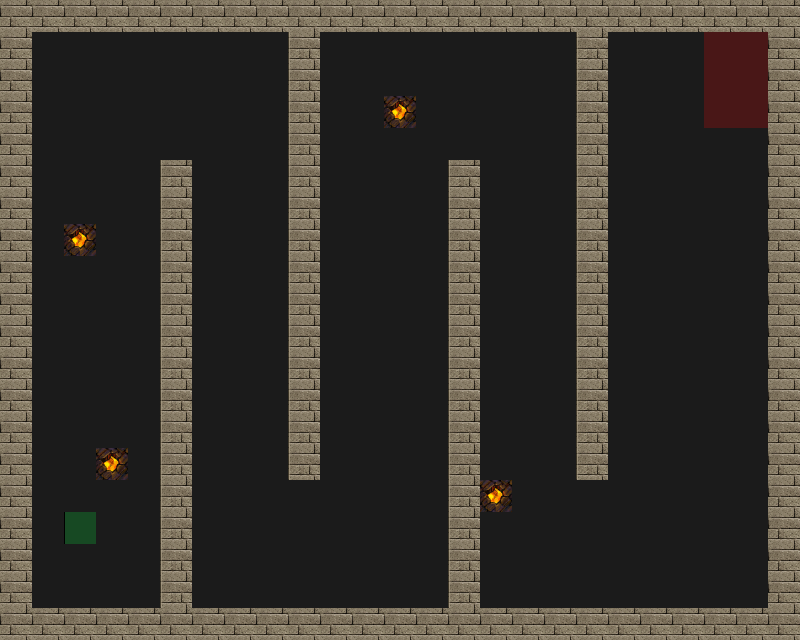

Tiled map render using the project's own tile images. Description and the whole map definition, tile-layer contents included, below:
An orthogonal 25x20 tile map with 32x32 px tiles, 4 tile layers (Road, Trap, Wall, Utility), 4 tilesets.

<map version="1.2" tiledversion="1.2.3" orientation="orthogonal" renderorder="right-down" width="25" height="20" tilewidth="32" tileheight="32" infinite="0" nextlayerid="5" nextobjectid="1">
 <tileset firstgid="1" source="tilesets/meta.tsx" />
 <tileset firstgid="3" source="tilesets/road.tsx" />
 <tileset firstgid="4" source="tilesets/traps.tsx" />
 <tileset firstgid="196" source="tilesets/wallsandroofs.tsx" />
 <layer id="1" name="Road" width="25" height="20">
  <data encoding="csv">
3,3,3,3,3,3,3,3,3,3,3,3,3,3,3,3,3,3,3,3,3,3,3,3,3,
3,3,3,3,3,3,3,3,3,3,3,3,3,3,3,3,3,3,3,3,3,3,3,3,3,
3,3,3,3,3,3,3,3,3,3,3,3,3,3,3,3,3,3,3,3,3,3,3,3,3,
3,3,3,3,3,3,3,3,3,3,3,3,3,3,3,3,3,3,3,3,3,3,3,3,3,
3,3,3,3,3,3,3,3,3,3,3,3,3,3,3,3,3,3,3,3,3,3,3,3,3,
3,3,3,3,3,3,3,3,3,3,3,3,3,3,3,3,3,3,3,3,3,3,3,3,3,
3,3,3,3,3,3,3,3,3,3,3,3,3,3,3,3,3,3,3,3,3,3,3,3,3,
3,3,3,3,3,3,3,3,3,3,3,3,3,3,3,3,3,3,3,3,3,3,3,3,3,
3,3,3,3,3,3,3,3,3,3,3,3,3,3,3,3,3,3,3,3,3,3,3,3,3,
3,3,3,3,3,3,3,3,3,3,3,3,3,3,3,3,3,3,3,3,3,3,3,3,3,
3,3,3,3,3,3,3,3,3,3,3,3,3,3,3,3,3,3,3,3,3,3,3,3,3,
3,3,3,3,3,3,3,3,3,3,3,3,3,3,3,3,3,3,3,3,3,3,3,3,3,
3,3,3,3,3,3,3,3,3,3,3,3,3,3,3,3,3,3,3,3,3,3,3,3,3,
3,3,3,3,3,3,3,3,3,3,3,3,3,3,3,3,3,3,3,3,3,3,3,3,3,
3,3,3,3,3,3,3,3,3,3,3,3,3,3,3,3,3,3,3,3,3,3,3,3,3,
3,3,3,3,3,3,3,3,3,3,3,3,3,3,3,3,3,3,3,3,3,3,3,3,3,
3,3,3,3,3,3,3,3,3,3,3,3,3,3,3,3,3,3,3,3,3,3,3,3,3,
3,3,3,3,3,3,3,3,3,3,3,3,3,3,3,3,3,3,3,3,3,3,3,3,3,
3,3,3,3,3,3,3,3,3,3,3,3,3,3,3,3,3,3,3,3,3,3,3,3,3,
3,3,3,3,3,3,3,3,3,3,3,3,3,3,3,3,3,3,3,3,3,3,3,3,3
</data>
 </layer>
 <layer id="2" name="Trap" width="25" height="20">
  <data encoding="csv">
0,0,0,0,0,0,0,0,0,0,0,0,0,0,0,0,0,0,0,0,0,0,0,0,0,
0,0,0,0,0,0,0,0,0,0,0,0,0,0,0,0,0,0,0,0,0,0,0,0,0,
0,0,0,0,0,0,0,0,0,0,0,0,0,0,0,0,0,0,0,0,0,0,0,0,0,
0,0,0,0,0,0,0,0,0,0,0,0,156,0,0,0,0,0,0,0,0,0,0,0,0,
0,0,0,0,0,0,0,0,0,0,0,0,0,0,0,0,0,0,0,0,0,0,0,0,0,
0,0,0,0,0,0,0,0,0,0,0,0,0,0,0,0,0,0,0,0,0,0,0,0,0,
0,0,0,0,0,0,0,0,0,0,0,0,0,0,0,0,0,0,0,0,0,0,0,0,0,
0,0,156,0,0,0,0,0,0,0,0,0,0,0,0,0,0,0,0,0,0,0,0,0,0,
0,0,0,0,0,0,0,0,0,0,0,0,0,0,0,0,0,0,0,0,0,0,0,0,0,
0,0,0,0,0,0,0,0,0,0,0,0,0,0,0,0,0,0,0,0,0,0,0,0,0,
0,0,0,0,0,0,0,0,0,0,0,0,0,0,0,0,0,0,0,0,0,0,0,0,0,
0,0,0,0,0,0,0,0,0,0,0,0,0,0,0,0,0,0,0,0,0,0,0,0,0,
0,0,0,0,0,0,0,0,0,0,0,0,0,0,0,0,0,0,0,0,0,0,0,0,0,
0,0,0,0,0,0,0,0,0,0,0,0,0,0,0,0,0,0,0,0,0,0,0,0,0,
0,0,0,156,0,0,0,0,0,0,0,0,0,0,0,0,0,0,0,0,0,0,0,0,0,
0,0,0,0,0,0,0,0,0,0,0,0,0,0,0,156,0,0,0,0,0,0,0,0,0,
0,0,0,0,0,0,0,0,0,0,0,0,0,0,0,0,0,0,0,0,0,0,0,0,0,
0,0,0,0,0,0,0,0,0,0,0,0,0,0,0,0,0,0,0,0,0,0,0,0,0,
0,0,0,0,0,0,0,0,0,0,0,0,0,0,0,0,0,0,0,0,0,0,0,0,0,
0,0,0,0,0,0,0,0,0,0,0,0,0,0,0,0,0,0,0,0,0,0,0,0,0
</data>
 </layer>
 <layer id="3" name="Wall" width="25" height="20">
  <data encoding="csv">
261,261,261,261,261,261,261,261,261,261,261,261,261,261,261,261,261,261,261,261,261,261,261,261,261,
261,0,0,0,0,0,0,0,0,260,0,0,0,0,0,0,0,0,260,0,0,0,0,0,261,
261,0,0,0,0,0,0,0,0,260,0,0,0,0,0,0,0,0,260,0,0,0,0,0,261,
261,0,0,0,0,0,0,0,0,260,0,0,0,0,0,0,0,0,260,0,0,0,0,0,261,
261,0,0,0,0,0,0,0,0,260,0,0,0,0,0,0,0,0,260,0,0,0,0,0,261,
261,0,0,0,0,260,0,0,0,260,0,0,0,0,260,0,0,0,260,0,0,0,0,0,261,
261,0,0,0,0,260,0,0,0,260,0,0,0,0,260,0,0,0,260,0,0,0,0,0,261,
261,0,0,0,0,260,0,0,0,260,0,0,0,0,260,0,0,0,260,0,0,0,0,0,261,
261,0,0,0,0,260,0,0,0,260,0,0,0,0,260,0,0,0,260,0,0,0,0,0,261,
261,0,0,0,0,260,0,0,0,260,0,0,0,0,260,0,0,0,260,0,0,0,0,0,261,
261,0,0,0,0,260,0,0,0,260,0,0,0,0,260,0,0,0,260,0,0,0,0,0,261,
261,0,0,0,0,260,0,0,0,260,0,0,0,0,260,0,0,0,260,0,0,0,0,0,261,
261,0,0,0,0,260,0,0,0,260,0,0,0,0,260,0,0,0,260,0,0,0,0,0,261,
261,0,0,0,0,260,0,0,0,260,0,0,0,0,260,0,0,0,260,0,0,0,0,0,261,
261,0,0,0,0,260,0,0,0,260,0,0,0,0,260,0,0,0,260,0,0,0,0,0,261,
261,0,0,0,0,260,0,0,0,0,0,0,0,0,260,0,0,0,0,0,0,0,0,0,261,
261,0,0,0,0,260,0,0,0,0,0,0,0,0,260,0,0,0,0,0,0,0,0,0,261,
261,0,0,0,0,260,0,0,0,0,0,0,0,0,260,0,0,0,0,0,0,0,0,0,261,
261,0,0,0,0,260,0,0,0,0,0,0,0,0,260,0,0,0,0,0,0,0,0,0,261,
261,261,261,261,261,261,261,261,261,261,261,261,261,261,261,261,261,261,261,261,261,261,261,261,261
</data>
 </layer>
 <layer id="4" name="Utility" width="25" height="20">
  <data encoding="csv">
0,0,0,0,0,0,0,0,0,0,0,0,0,0,0,0,0,0,0,0,0,0,0,0,0,
0,0,0,0,0,0,0,0,0,0,0,0,0,0,0,0,0,0,0,0,0,0,1,1,0,
0,0,0,0,0,0,0,0,0,0,0,0,0,0,0,0,0,0,0,0,0,0,1,1,0,
0,0,0,0,0,0,0,0,0,0,0,0,0,0,0,0,0,0,0,0,0,0,1,1,0,
0,0,0,0,0,0,0,0,0,0,0,0,0,0,0,0,0,0,0,0,0,0,0,0,0,
0,0,0,0,0,0,0,0,0,0,0,0,0,0,0,0,0,0,0,0,0,0,0,0,0,
0,0,0,0,0,0,0,0,0,0,0,0,0,0,0,0,0,0,0,0,0,0,0,0,0,
0,0,0,0,0,0,0,0,0,0,0,0,0,0,0,0,0,0,0,0,0,0,0,0,0,
0,0,0,0,0,0,0,0,0,0,0,0,0,0,0,0,0,0,0,0,0,0,0,0,0,
0,0,0,0,0,0,0,0,0,0,0,0,0,0,0,0,0,0,0,0,0,0,0,0,0,
0,0,0,0,0,0,0,0,0,0,0,0,0,0,0,0,0,0,0,0,0,0,0,0,0,
0,0,0,0,0,0,0,0,0,0,0,0,0,0,0,0,0,0,0,0,0,0,0,0,0,
0,0,0,0,0,0,0,0,0,0,0,0,0,0,0,0,0,0,0,0,0,0,0,0,0,
0,0,0,0,0,0,0,0,0,0,0,0,0,0,0,0,0,0,0,0,0,0,0,0,0,
0,0,0,0,0,0,0,0,0,0,0,0,0,0,0,0,0,0,0,0,0,0,0,0,0,
0,0,0,0,0,0,0,0,0,0,0,0,0,0,0,0,0,0,0,0,0,0,0,0,0,
0,0,2,0,0,0,0,0,0,0,0,0,0,0,0,0,0,0,0,0,0,0,0,0,0,
0,0,0,0,0,0,0,0,0,0,0,0,0,0,0,0,0,0,0,0,0,0,0,0,0,
0,0,0,0,0,0,0,0,0,0,0,0,0,0,0,0,0,0,0,0,0,0,0,0,0,
0,0,0,0,0,0,0,0,0,0,0,0,0,0,0,0,0,0,0,0,0,0,0,0,0
</data>
 </layer>
</map>
